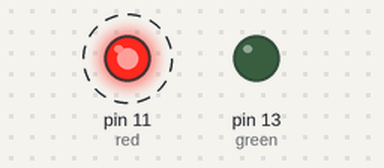
The program below on a simulated Raspberry Pi (header pin numbers). On the bench: output pins drawn as LEDs (lit = HIGH). Dashed ring = blinking.

Above: at 0.5 s.
Timing chart, 0 to 4.6 s (numbered marks = the images above):
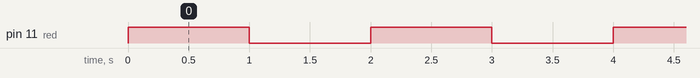

Measured:
- by itself, pin 11 (red): alternates HIGH for 1.0 s and LOW for 1.0 s

The program:

bicolor_led.py
```python
#!/usr/bin/python
# coding=utf-8
import RPi.GPIO as GPIO
from time import sleep


GPIO.setmode(GPIO.BOARD) # pin physical numeration
red = 11
green = 13
GPIO.setup((red, green), GPIO.OUT)

try:
    valor = False
    while True:
    	GPIO.output(red, valor)
        GPIO.output(red, not valor)
        valor = not valor
	sleep(1)

except KeyboardInterrupt:
    print '\n\n[ Execution aborted ]'
except ValueError:
    print '\n[ Unexpected value ]'
except IndexError:
    print '\n[ Index out of range ]'
except TypeError:
    print '\n[ Required values: 0 or 1 ]'
finally:
    GPIO.cleanup()
```
